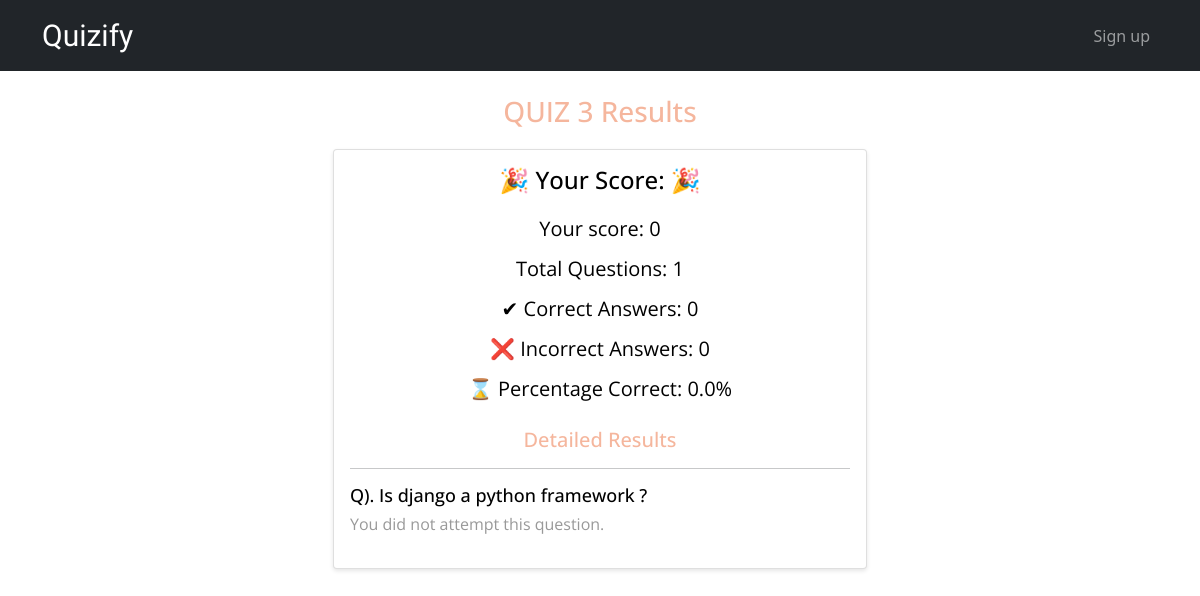
/results/3/, run on the app's committed database.
### quiz_app/models.py (models this page shows, shortened)
class Quiz(models.Model):
    title = models.CharField(max_length=100)
    created_by = models.ForeignKey(User, on_delete=models.CASCADE)
    image = models.ImageField(upload_to='quiz_images/', null=True, blank=True)  # Add ImageField with upload_to parameter

class Question(models.Model):
    quiz = models.ForeignKey(Quiz, on_delete=models.CASCADE)
    text = models.CharField(max_length=200)

### quiz_app/views.py (the view)
# urls.py: path('results/<int:quiz_id>/', views.results, name='results'),
def results(request, quiz_id):
    quiz = get_object_or_404(Quiz, pk=quiz_id)
    user_answers = request.session.get('user_answers', {})
    total_questions = quiz.question_set.count()
    correct_answers = 0
    incorrect_answers = 0
    detailed_results = []
    for question in quiz.question_set.all():
        user_answer = user_answers.get(str(question.id), None)
        if user_answer is not None:
            user_answer = int(user_answer)
            correct_choice_ids = list(question.choice_set.filter(is_correct=True).values_list('id', flat=True))
            correct_choices_text = list(Choice.objects.filter(id__in=correct_choice_ids).values_list('text', flat=True))
            if user_answer in correct_choice_ids:
                correct_answers += 1
                detailed_results.append({'question_text': question.text, 'user_answer': user_answer, 'correct': True})
            else:
                incorrect_answers += 1
                detailed_results.append({'question_text': question.text, 'user_answer': user_answer, 'correct': False, 'correct_answers_text': correct_choices_text})
        else:
            detailed_results.append({'question_text': question.text, 'user_answer': 'Not attempted', 'correct': False})
    if total_questions > 0:
        percentage_correct = (correct_answers / total_questions) * 100
    else:
        percentage_correct = 0
    context = {
        'quiz': quiz,
        'total_questions': total_questions,
        'correct_answers': correct_answers,
        'incorrect_answers': incorrect_answers,
        'percentage_correct': percentage_correct,
        'score': correct_answers,
        'detailed_results': detailed_results
    }
    return render(request, 'quiz_app/results.html', context)

### quiz_app/templates/quiz_app/results.html
{% extends "quiz_app/base.html" %}
{% block content %}
<div class="container">
    <h1 class="text-center" style="font-size: 28px; color: var(--dl-color-custom-accent1); margin-bottom: 20px;">{{ quiz.title }} Results</h1>
    <div class="row justify-content-center">
        <div class="col-md-6">
            <div class="card" style="box-shadow: 0 2px 4px rgba(0,0,0,0.1);">
                <div class="card-body">
                    <h2 class="text-center" style="font-size: 24px; color: black; margin-bottom: 20px;">&#127881; Your Score: &#127881;</h2>
                    <p class="text-center" style="font-size: 20px; color: black; margin-bottom: 10px;">Your score: {{ score }}</p>
                    <p class="text-center" style="font-size: 20px; color: black; margin-bottom: 10px;">Total Questions: {{ total_questions }}</p>
                    <p class="text-center" style="font-size: 20px; color: black; margin-bottom: 10px;">&#10004; Correct Answers: {{ correct_answers }}</p>
                    <p class="text-center" style="font-size: 20px; color: black; margin-bottom: 10px;">&#10060; Incorrect Answers: {{ incorrect_answers }}</p>
                    <p class="text-center" style="font-size: 20px; color: black; margin-bottom: 0;">&#8987; Percentage Correct: {{ percentage_correct }}%</p>
                    <div id="detailedResults" class="mt-4">
                        <h3 class="text-center" style="font-size: 20px; color: var(--dl-color-custom-accent1);">Detailed Results</h3>
                        <hr>
                        {% for result in detailed_results %}
                        <div class="question-result">
                            <h4 style="font-size: 18px; margin-bottom: 5px; color: black;">{{ result.question_text }}</h4>
                            {% if result.correct %}
                                <p style="color: green;">Your answer ({{ result.user_answer }}) was correct!</p>
                            {% elif result.user_answer == 'Not attempted' %}
                                <p style="color: #999;">You did not attempt this question.</p>
                            {% else %}
                                <p style="color: red;">Your answer ({{ result.user_answer }}) was incorrect. Correct answer(s): {{ result.correct_answers_text|join:", " }}</p>
                            {% endif %}
                        </div>
                        {% endfor %}
                    </div>
                </div>
            </div>
        </div>
    </div>
</div>
{% endblock %}

### quiz_app/static/quiz_app/styles.css (style rules this page uses)
:root { --dl-color-gray-500: #595959; --dl-color-gray-700: #999999; --dl-color-gray-900: #D9D9D9; --dl-size-size-large: 144px; --dl-size-size-small: 48px; --dl-color-danger-300: #A22020; --dl-color-danger-500: #BF2626; --dl-color-danger-700: #E14747; --dl-color-gray-black: #000000; --dl-color-gray-white: #FFFFFF; --dl-size-size-medium: 96px; --dl-size-size-xlarge: 192px; --dl-size-size-xsmall: 16px; --dl-space-space-unit: 16px; --dl-color-primary-100: #003EB3; --dl-color-primary-300: #0074F0; --dl-color-primary-500: #14A9FF; --dl-color-primary-700: #85DCFF; --dl-color-success-300: #199033; --dl-color-success-500: #32A94C; --dl-color-success-700: #4CC366; --dl-size-size-xxlarge: 288px; --dl-size-size-maxwidth: 1400px; --dl-radius-radius-round: 50%; --dl-color-custom-accent1: #F5B69D; --dl-space-space-halfunit: 8px; --dl-space-space-sixunits: 96px; --dl-space-space-twounits: 32px; --dl-color-custom-primary1: #BDE420; --dl-color-custom-primary2: #97B618; --dl-radius-radius-radius2: 2px; --dl-radius-radius-radius4: 4px; --dl-radius-radius-radius8: 8px; --dl-space-space-fiveunits: 80px; --dl-space-space-fourunits: 64px; --dl-space-space-threeunits: 48px; --dl-color-custom-secondary1: #222222; --dl-color-custom-neutral-dark: #161616; --dl-color-custom-neutral-light: #FFFFFF; --dl-space-space-oneandhalfunits: 24px; }

### quiz_app/templates/quiz_app/base.html (style rules this page uses)
body, p, h1, h2, h3, h4, h5, h6 { font-family: 'Open Sans', sans-serif; }

### data on the page
Quiz: title "QUIZ 3"
Question: question_text "Q). Is django a python framework ?"

### other printed values
{{ score }} "0"
{{ total_questions }} "1"
{{ correct_answers }} "0"
{{ incorrect_answers }} "0"
{{ percentage_correct }} "0.0"
